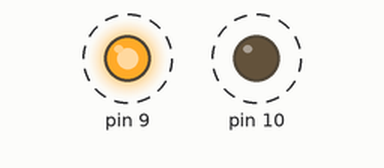
A sketch run on a simulated Arduino Uno, built with avr-gcc and run on an emulated ATmega328P. Parts: output pins drawn as LEDs (lit = HIGH). Dashed ring = blinking. What the sketch prints to the serial monitor is not drawn.

Above: at 0.2 s.
Timing chart, 0 to 3.0 s (numbered marks = the images above):
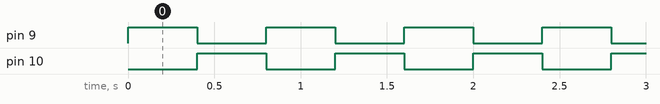

Measured:
- by itself, pin 9, pin 10: alternates HIGH for 0.40 s and LOW for 0.40 s

The sketch:

FlapTest.ino
```cpp
#include <FlapInterface.h>

#define FLAP_POSITIVE 9
#define FLAP_NEGATIVE 10

FlapInterface flaps(FLAP_POSITIVE, FLAP_NEGATIVE, 50);

void setup()
{
    Serial.begin(9600);
    Serial.println("Starting motor test.");
}

void loop()
{
    test3();
}

void test1()
{
    // test deploy/retract cycle with decreasing periods between
    for (uint16_t millis = 2000; millis > 300; millis /= 2)
    {
        Serial.print("Testing deploy/retract with period: ");
        Serial.print(millis);
        Serial.println(" milliseconds");
        cycle(millis);
        delay(1000);
    }

    flaps.kill();
}

void test2()
{
    // cyclic stress testing by very fast deployment cycles
    Serial.println("Stress testing flap deployment cycle.");
    for (int i = 0; i < 10; i++)
    {
        cycle(50);
        delay(50);
    }

    flaps.kill();
}

void test3()
{
    for (int i = 0; i < 5; i++)
    {
        cycle(400);
    }
}

void cycle(uint16_t millis)
{
    flaps.deploy();
    delay(millis);
    flaps.retract();
    delay(millis);
}
```
